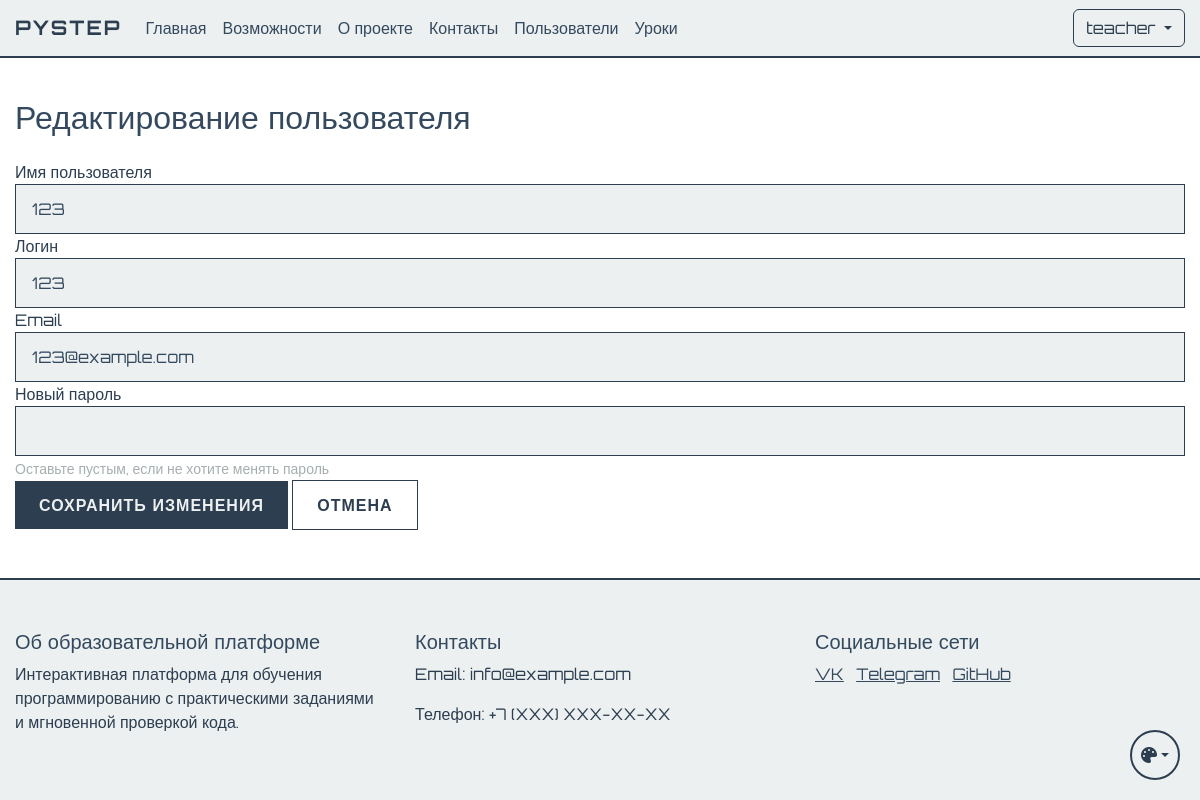
Page /admin/user/3/edit (signed in) on the committed database.
### app.py (models this page shows, shortened)
class User(UserMixin, db.Model):
    id = db.Column(db.Integer, primary_key=True)
    name = db.Column(db.String(100), nullable=False)
    username = db.Column(db.String(80), unique=True, nullable=False)
    email = db.Column(db.String(120), unique=True, nullable=False)
    password_hash = db.Column(db.String(128))
    is_admin = db.Column(db.Boolean, default=False)
    user_type = db.Column(db.String(20), default='student')  # student, teacher, admin
    created_by = db.Column(db.Integer, db.ForeignKey('user.id'), nullable=True)  # ID пользователя, создавшего этого пользователя
    created_at = db.Column(db.DateTime, default=db.func.now())
    last_login = db.Column(db.DateTime)
    is_active = db.Column(db.Boolean, default=True)
    progress = db.relationship('UserProgress', backref='user', lazy=True)
    ratings = db.relationship('UserRating', backref='user', lazy=True)
    created_users = db.relationship('User', backref=db.backref('creator', remote_side=[id]))
    def is_teacher(self):
        return self.user_type == 'teacher'
    def is_super_admin(self):
        return self.is_admin and self.user_type == 'admin'

### app.py (the view, shortened to what this page needs)
@app.route('/admin/user/<int:user_id>/edit', methods=['GET', 'POST'])
@login_required
@teacher_required
def edit_user(user_id):
    user = User.query.get_or_404(user_id)
    if not current_user.is_super_admin() and user.created_by != current_user.id:
        abort(403)
    return render_template('edit_user.html',
                         user=user,
                         can_edit_type=current_user.is_super_admin())

### app.py (called while the page is built)
def teacher_required(f):
    @wraps(f)
    def decorated_function(*args, **kwargs):
        if not current_user.is_authenticated or not (current_user.is_teacher() or current_user.is_super_admin()):
            abort(403)
        return f(*args, **kwargs)
    return decorated_function

@login_manager.user_loader
def load_user(user_id):
    return db.session.get(User, int(user_id))

### templates/edit_user.html (shortened to what this page needs)
{% extends "base.html" %}
{% block content %}
<div class="container mt-4">
    <h2>Редактирование пользователя</h2>
    <form method="POST" class="mt-4">
        <div class="form-group">
            <label for="name">Имя пользователя</label>
            <input type="text" class="form-control" id="name" name="name" value="{{ user.name }}" required>
        </div>
        <div class="form-group">
            <label for="username">Логин</label>
            <input type="text" class="form-control" id="username" name="username" value="{{ user.username }}" required>
        </div>
        <div class="form-group">
            <label for="email">Email</label>
            <input type="email" class="form-control" id="email" name="email" value="{{ user.email }}" required>
        </div>
        <div class="form-group">
            <label for="password">Новый пароль</label>
            <input type="password" class="form-control" id="password" name="password">
            <small class="form-text text-muted">Оставьте пустым, если не хотите менять пароль</small>
        </div>
        <button type="submit" class="btn btn-primary">Сохранить изменения</button>
        <a href="{{ url_for('user_list') }}" class="btn btn-secondary">Отмена</a>
    </form>
</div>
{% endblock %}

### templates/base.html (shortened to what this page needs)
<!DOCTYPE html>
<html lang="ru">
<head>
    <link href="https://cdn.jsdelivr.net/npm/bootstrap@5.3.0/dist/css/bootstrap.min.css" rel="stylesheet">
    <link href="{{ url_for('static', filename='css/themes.css') }}" rel="stylesheet">
    <link href="{{ url_for('static', filename='css/base.css') }}" rel="stylesheet">
    <link href="{{ url_for('static', filename='css/components.css') }}" rel="stylesheet">
    <link href="{{ url_for('static', filename='css/forms.css') }}" rel="stylesheet">
    <link href="{{ url_for('static', filename='css/tables.css') }}" rel="stylesheet">
    <link href="{{ url_for('static', filename='css/layout.css') }}" rel="stylesheet">
</head>
<body>
    <nav class="navbar navbar-expand-lg navbar-dark">
        <div class="container">
            <a class="navbar-brand" href="{{ url_for('index') }}">PyStep</a>
            <div class="collapse navbar-collapse" id="navbarNav">
                <ul class="navbar-nav me-auto">
                    <li class="nav-item">
                        <a class="nav-link" href="{{ url_for('index') }}">Главная</a>
                    </li>
                    <li class="nav-item">
                        <a class="nav-link" href="/#features">Возможности</a>
                    </li>
                    <li class="nav-item">
                        <a class="nav-link" href="/#about">О проекте</a>
                    </li>
                    <li class="nav-item">
                        <a class="nav-link" href="/#contact">Контакты</a>
                    </li>
                    {% if current_user.is_admin %}
                    <li class="nav-item">
                            <a class="nav-link" href="{{ url_for('user_list') }}">Пользователи</a>
                    </li>
                    <li class="nav-item">
                            <a class="nav-link" href="{{ url_for('lesson_list') }}">Уроки</a>
                    </li>
                    {% endif %}
                </ul>
                <div class="d-flex">
                    {% if current_user.is_authenticated %}
                        <div class="dropdown">
                            <button class="btn btn-outline-light dropdown-toggle" type="button" id="userMenu" data-bs-toggle="dropdown">
                                {{ current_user.username }}
                            </button>
                        </div>
                    {% else %}
                        <a href="{{ url_for('login') }}" class="btn btn-outline-light me-2">Войти</a>
                    {% endif %}
                </div>
            </div>
        </div>
    </nav>
    {% block content %}{% endblock %}
    <footer class="footer mt-5">
        <div class="container">
            <div class="row">
                <div class="col-md-4">
                    <h5>Об образовательной платформе</h5>
                    <p>Интерактивная платформа для обучения программированию с практическими заданиями и мгновенной проверкой кода.</p>
                </div>
                <div class="col-md-4">
                    <h5>Контакты</h5>
                    <p>Email: info@example.com</p>
                    <p>Телефон: +7 (XXX) XXX-XX-XX</p>
                </div>
                <div class="col-md-4">
                    <h5>Социальные сети</h5>
                    <a href="#" class="text-white me-2">VK</a>
                    <a href="#" class="text-white me-2">Telegram</a>
                    <a href="#" class="text-white">GitHub</a>
                </div>
            </div>
        </div>
    </footer>
    <div class="theme-switch">
        <button class="btn dropdown-toggle" type="button" id="themeDropdown" data-bs-toggle="dropdown" aria-expanded="false">
            <i class="fa-solid fa-palette"></i>
        </button>
    </div>
    <link rel="stylesheet" href="https://cdnjs.cloudflare.com/ajax/libs/font-awesome/6.5.1/css/all.min.css">
</body>
</html>

### static/css/themes.css (style rules this page uses)
:root[data-theme="classic"] { --cyber-primary: #2c3e50; --cyber-secondary: #34495e; --cyber-dark: #ecf0f1; --cyber-bg: #ffffff; --cyber-text: #2c3e50; --cyber-text-light: #34495e; --cyber-text-muted: #7f8c8d; --cyber-card-bg: #ecf0f1; --cyber-text-dark: #2c3e50; --cyber-info: #3498db; }

### static/css/base.css (style rules this page uses)
body { font-family: 'Orbitron', sans-serif; background-color: var(--cyber-bg); color: var(--cyber-text); min-height: 100vh; display: flex; flex-direction: column; opacity: 0; transition: opacity 0.3s ease; }
body.theme-loaded { opacity: 1; }
h1, h2, h3, h4, h5, h6 { color: var(--cyber-text-light); }
p { color: var(--cyber-text); }
.text-white { color: var(--cyber-text-light) !important; }
.text-muted { color: var(--cyber-text-muted) !important; }
.navbar { background-color: var(--cyber-dark) !important; border-bottom: 2px solid var(--cyber-primary); }
.navbar-brand { color: var(--cyber-primary) !important; font-weight: 700; text-transform: uppercase; letter-spacing: 2px; }
.nav-link { color: var(--cyber-text-light) !important; transition: all 0.3s ease; }
.footer { background-color: var(--cyber-dark); border-top: 2px solid var(--cyber-primary); color: var(--cyber-text-light); padding: 50px 0; margin-top: auto; }

### static/css/components.css (style rules this page uses)
.btn-outline-light { border-color: var(--cyber-primary); color: var(--cyber-primary); transition: all 0.3s ease; }

### static/css/forms.css (style rules this page uses)
.form-control { background-color: var(--cyber-card-bg); border: 1px solid var(--cyber-primary); color: var(--cyber-text-light); border-radius: 0; padding: 0.75rem 1rem; transition: all 0.3s ease; }
.form-text { color: var(--cyber-text-muted); }

### static/css/layout.css (style rules this page uses)
.container { max-width: 1200px; margin: 0 auto; padding: 0 15px; }
.row { margin: 0 -15px; }
.col, [class*="col-"] { padding: 0 15px; }
.mt-4 { margin-top: 1.5rem; }
.mt-5 { margin-top: 3rem; }
.d-flex { display: flex; }

### templates/base.html (style rules this page uses)
:root[data-theme="classic"] { --cyber-primary: #2c3e50; --cyber-secondary: #34495e; --cyber-dark: #ecf0f1; --cyber-bg: #ffffff; --cyber-text: #2c3e50; --cyber-text-light: #34495e; --cyber-text-muted: #7f8c8d; --cyber-card-bg: #ecf0f1; --cyber-text-dark: #2c3e50; --cyber-info: #3498db; }
body { font-family: 'Orbitron', sans-serif; background-color: var(--cyber-bg); color: var(--cyber-text); min-height: 100vh; display: flex; flex-direction: column; opacity: 0; transition: opacity 0.3s ease; }
body.theme-loaded { opacity: 1; }
.navbar { background-color: var(--cyber-dark) !important; border-bottom: 2px solid var(--cyber-primary); }
.navbar-brand { color: var(--cyber-primary) !important; font-weight: 700; text-transform: uppercase; letter-spacing: 2px; }
.nav-link { color: var(--cyber-text-light) !important; transition: all 0.3s ease; }
.btn-outline-light { border-color: var(--cyber-primary); color: var(--cyber-primary); transition: all 0.3s ease; }
.footer { background-color: var(--cyber-dark); border-top: 2px solid var(--cyber-primary); color: var(--cyber-text-light); padding: 50px 0; }
.text-white { color: var(--cyber-text-light) !important; }
.text-muted { color: var(--cyber-text-muted) !important; }
h1, h2, h3, h4, h5, h6 { color: var(--cyber-text-light); }
p { color: var(--cyber-text); }
.form-control { background-color: var(--cyber-card-bg); border: 1px solid var(--cyber-primary); color: var(--cyber-text-light); border-radius: 0; padding: 0.75rem 1rem; transition: all 0.3s ease; }
.form-text { color: var(--cyber-text-light); opacity: 0.7; }
.btn-outline-light { animation: cyberGlow 2s infinite; }
.btn-primary { background-color: var(--cyber-primary); border: none; color: var(--cyber-dark); padding: 0.75rem 1.5rem; border-radius: 0; font-weight: 600; letter-spacing: 1px; text-transform: uppercase; transition: all 0.3s ease; }
.btn-secondary { background-color: transparent; border: 1px solid var(--cyber-primary); color: var(--cyber-primary); padding: 0.75rem 1.5rem; border-radius: 0; font-weight: 600; letter-spacing: 1px; text-transform: uppercase; transition: all 0.3s ease; }
.theme-switch { position: fixed; bottom: 20px; right: 20px; z-index: 1000; }
.theme-switch .btn { width: 50px; height: 50px; border-radius: 50%; padding: 0; display: flex; align-items: center; justify-content: center; border: 2px solid var(--cyber-primary); transition: all 0.3s ease; background-color: var(--cyber-card-bg); color: var(--cyber-primary); }

### rows in the picture
User: username "teacher"
User: name "123", username "123", email "123@example.com"
